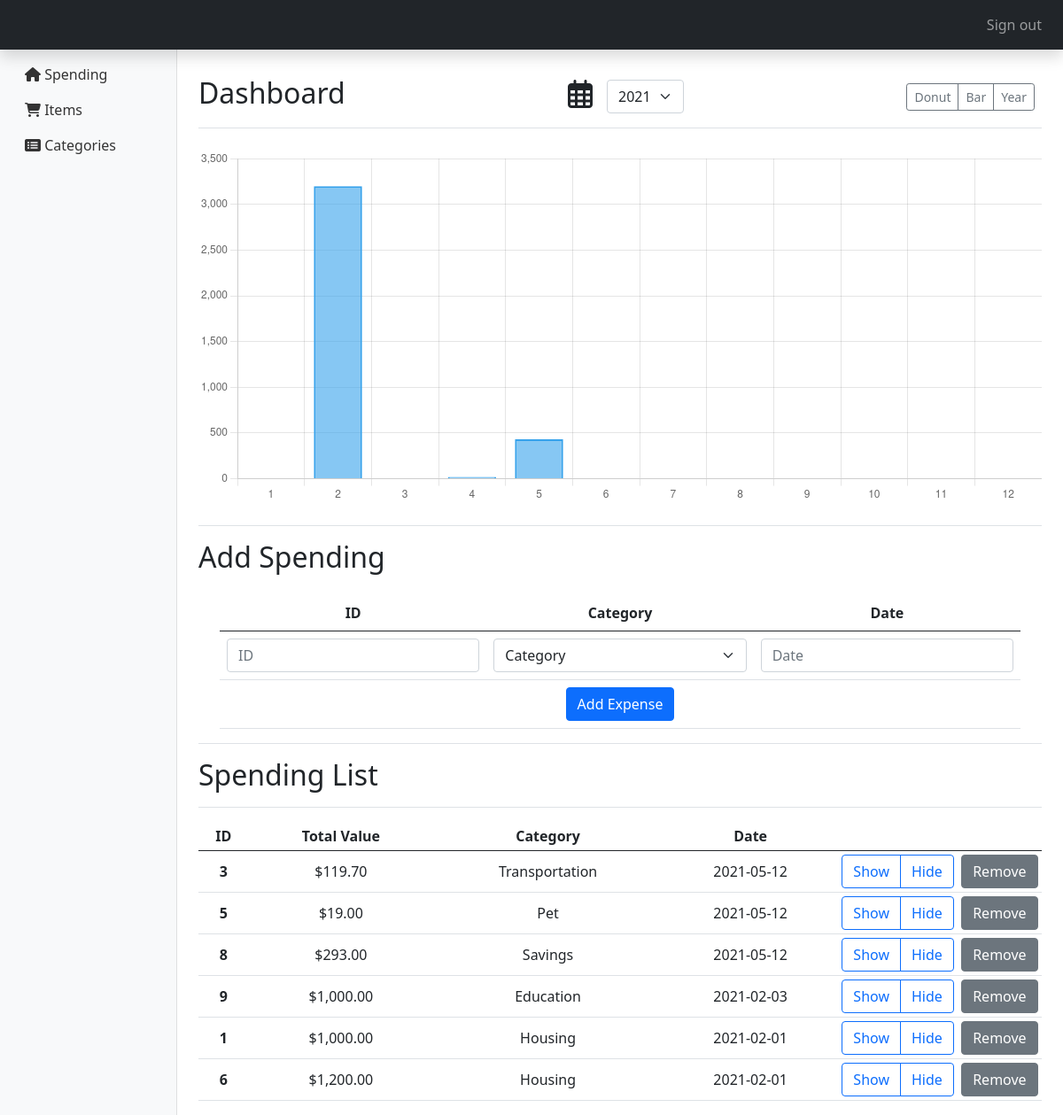
Page / (signed in) on the earlier database version.
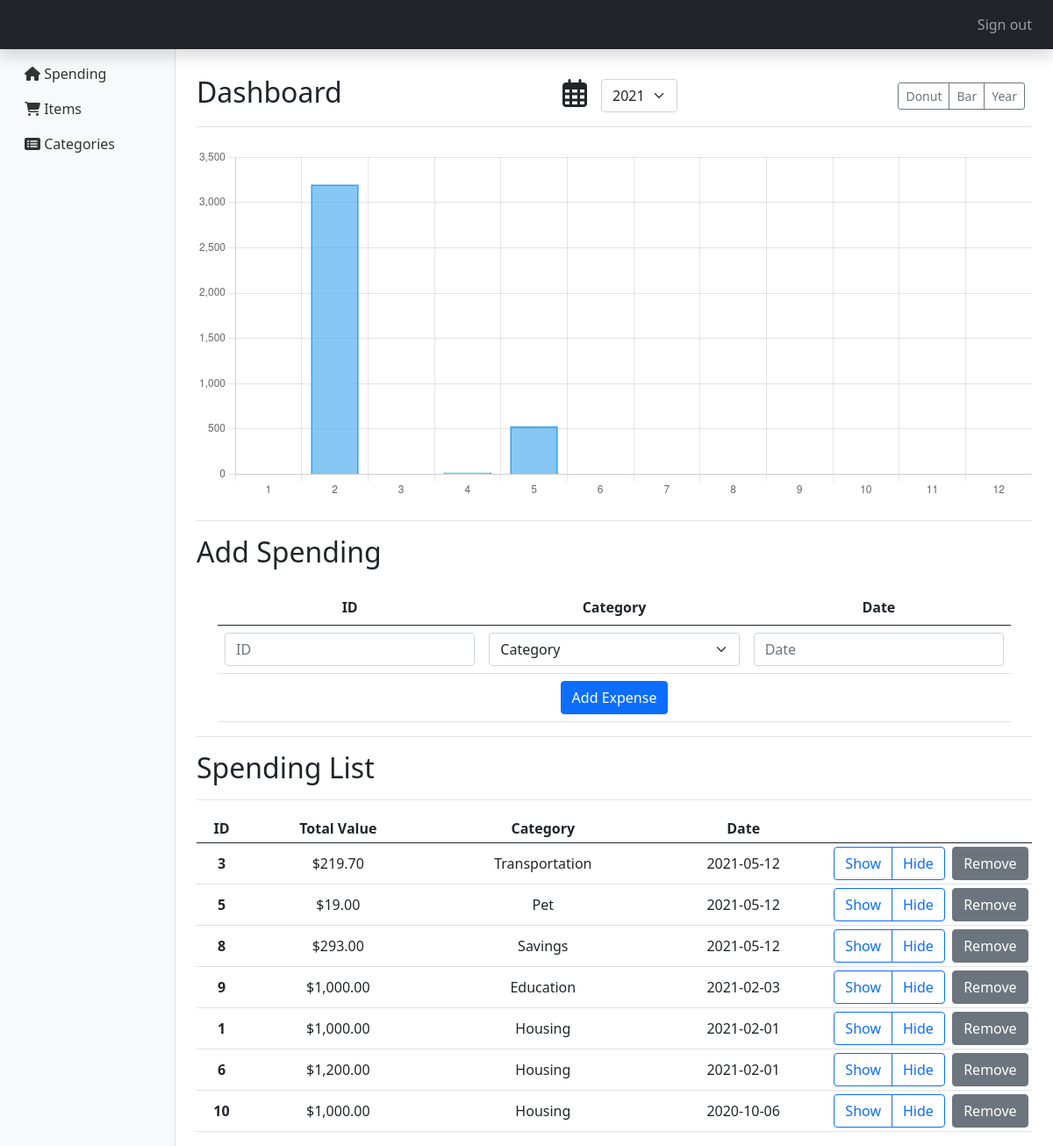
Same page on the later database version.
### tables this page shows
CREATE TABLE compras (
    id INTEGER PRIMARY KEY NOT NULL,
    user_id INTEGER,
    categoria_id INTEGER,
    data DATE,
    FOREIGN KEY (categoria_id) REFERENCES categoria(id),
    FOREIGN KEY (user_id) REFERENCES user(id)
);

### application.py (the view)
@app.route("/", methods=["GET", "POST"])
@login_required
def index():
    user_id = session["user_id"]
    currentYear = date.today().strftime("%Y")
    yearsList = cur.execute(("SELECT DISTINCT strftime('%Y', data) AS year FROM compras WHERE NOT year = ? "), (currentYear,)).fetchall()
    purchases = cur.execute(
        "SELECT compras.id, SUM((compra_produto.quant * compra_produto.preco_unit)) AS total, compras.categoria_id, categoria.descricao, compras.data FROM compras " \
            "INNER JOIN categoria ON compras.categoria_id=categoria.id LEFT JOIN compra_produto ON compras.id = compra_produto.compras_id WHERE user_id = ? " \
                "GROUP BY compras.id ORDER BY compras.data DESC", (user_id,)
        ).fetchall()
    purchasesbycat = cur.execute(
        "SELECT categoria.descricao, SUM((compra_produto.quant * compra_produto.preco_unit)) AS total FROM compras " \
            "INNER JOIN categoria ON compras.categoria_id=categoria.id LEFT JOIN compra_produto ON compras.id = compra_produto.compras_id "\
            "WHERE user_id = ? AND strftime('%Y', compras.data) = ?" \
            "GROUP BY compras.categoria_id ORDER BY total DESC", (user_id, currentYear)
    ).fetchall()
    spendbymonth = cur.execute(
        "SELECT SUM((compra_produto.quant * compra_produto.preco_unit)) AS total, strftime('%m', compras.data) AS month FROM compras " \
            "LEFT JOIN compra_produto ON compras.id = compra_produto.compras_id WHERE user_id = ? AND strftime('%Y', compras.data) = ?" \
                "GROUP BY strftime('%m', compras.data) ORDER BY compras.data", (user_id, currentYear)
        ).fetchall()
    pbc = [dict(item) for item in purchasesbycat]
    category = cur.execute("SELECT id, descricao FROM categoria WHERE parent_id IS NULL").fetchall()
    if request.method == "POST":
        button = request.form.get("postbutton")
        purchase_id = request.form.get("id")
        if button == "remove":
            cur.execute("DELETE FROM compras WHERE id = ?", (purchase_id,))
            cur.execute("DELETE FROM compra_produto WHERE compras_id = ?", (purchase_id,))
            db.commit()
            flash("Removed")
        else:
            category_id = request.form.get("category")
            data = request.form.get("date")
            if data == '':
                data = date.today()
            if purchase_id == '':
                cur.execute("INSERT INTO compras (user_id, categoria_id, data) VALUES ( ?, ?, ?)", (user_id, category_id, data))
            else:
                cur.execute("INSERT INTO compras (id, user_id, categoria_id, data) VALUES (?, ?, ?, ?)", (purchase_id, user_id, category_id, data))
            db.commit()
            flash("Added")
        return redirect("/")
    else:
        return render_template("index.html", purchases=purchases, category=category, purchasesbycat=pbc, spendbymonth=spendbymonth, yearslist=yearsList, currentYear=currentYear)

### application.py (called while the page is built)
@app.after_request
def after_request(response):
    response.headers["Cache-Control"] = "no-cache, no-store, must-revalidate"
    response.headers["Expires"] = 0
    response.headers["Pragma"] = "no-cache"
    return response

### helpers.py (called while the page is built)
def login_required(f):
    @wraps(f)
    def decorated_function(*args, **kwargs):
        if session.get("user_id") is None:
            return redirect("/login")
        return f(*args, **kwargs)
    return decorated_function

def usd(value):
    return f"${value:,.2f}"

### templates/index.html (shortened to what this page needs)
{% extends "layout.html" %}
{% block main %}
<div class="d-flex justify-content-between flex-wrap flex-md-nowrap align-items-center pt-3 pb-2 mb-3 border-bottom">
    <h1 class="h2">Dashboard</h1>
    <div class="d-flex flex-row align-middel">
        <div class="p-2">
            <i class="far fa-calendar-alt fa-2x"></i>
        </div>
        <div class="p-2">
        <select name="year" class="form-select" id="year" required>
            <option selected value="{{ currentYear }}">{{ currentYear }}</option>
        </select></div>
    </div>
    <div class="btn-toolbar mb-2 mb-md-0">
        <div class="btn-group me-2">
            <button type="button" class="btn btn-sm btn-outline-secondary mychart" value="donut">Donut</button>
            <button type="button" class="btn btn-sm btn-outline-secondary mychart" value="bar">Bar</button>
            <button type="button" class="btn btn-sm btn-outline-secondary" id="yearchart">Year</button>
        </div>
    </div>
</div>
<canvas class="my-4 w-100 myChartDiv" id="myChart" width="900" height="380"></canvas>
<h2 class="d-flex justify-content-between flex-wrap flex-md-nowrap align-items-center pt-3 pb-2 mb-3 border-top">Add Spending</h2>
<div class="table-responsive">
    <form action="/" method="POST">
        <div class="container-fluid d-flex justify-content-center">
            <table class="table align-middle">
                <thead>
                    <tr style="text-align:center">
                        <th scope="col" width="33%">ID</th>
                        <th scope="col" width="33%">Category</th>
                        <th scope="col" width="33%">Date</th>
                    </tr>
                </thead>
                <tbody style="text-align:center">
                    <tr >
                        <td><input class="form-control" name="id" placeholder="ID" type="number" autocomplete="off"></td>
                        <td>
                            <select name="category" class="form-select" required>
                                <option disabled selected value="">Category</option>
                            </select>
                        <td><input class="form-control datepicker" name="date" placeholder="Date" autocomplete="off">
                        </td>
                    </tr>
                    <tr>
                        <td colspan='3'>
                            <button class="btn btn-primary" type="submit" name="postbutton" value="add">Add Expense</button>
                        </td>
                    </tr>
                </tbody>
            </table>
        </div>
    </form>
</div>
<div class="d-flex justify-content-between flex-wrap flex-md-nowrap align-items-center pt-3 pb-2 mb-3 border-bottom border-top">
    <h1 class="h2">Spending List</h1>
</div>
<div class="table-responsive">
    <table class="table table-sm align-middle">
        <thead>
            <tr style="text-align:center">
                <th scope="col">ID</th>
                <th scope="col">Total Value</th>
                <th scope="col">Category</th>
                <th scope="col">Date</th>
                <th scope="col" width="10%"></th>
                <th scope="col" width="10%"></th>
            </tr>
        </thead>
        <tbody>
            {% for item in purchases %}
            <tr style="text-align:center" id="tr{{ item['id']}}">
                <form action="/" method="POST">
                    <th>{{ item['id'] }}</td>
                    <td value="{{ item['total']}}">{{ (item['total'] or 0)|usd }}</td>
                    <td value="{{ item['categoria_id']}}">{{ item['descricao'].capitalize() }}</td>
                    <td value="{{ item['data']}}">{{ item['data'] }}</td>
                    <td>
                        <div class="btn-group">
                            <button class="btn btn-outline-primary show" type="button" value="{{ item['id']}}">Show</button>
                            <button class="btn btn-outline-primary hide" type="button" value="{{ item['id']}}">Hide</button>
                        </div>
                    </td>
                    <td><button class="btn btn-secondary" type="submit" name="postbutton" value="remove">Remove</button></td>
                </form>
            </tr>
            {% endfor %}
        </tbody>
    </table>
</div>
{% endblock %}

### templates/layout.html (shortened to what this page needs)
<!DOCTYPE html>
<html lang="en">
<head>
    <link rel="stylesheet" href="static/style.css">
    <link href="https://cdn.jsdelivr.net/npm/bootstrap@5.0.1/dist/css/bootstrap.min.css" rel="stylesheet"
>
    <link rel="stylesheet" href="http://code.jquery.com/ui/1.10.3/themes/smoothness/jquery-ui.css">
    <link rel="stylesheet" href="https://cdn.jsdelivr.net/npm/@fortawesome/fontawesome-free@5.15.3/css/fontawesome.min.css">
</head>
<body>
    <header class="sticky-top shadow fixed-top">
    <nav class="navbar navbar-dark navbar-expand-lg bg-dark flex-md-nowrap ">
        {% if session.user_id %}
        <ul class="navbar-nav px-3 ms-auto">
            <li class="nav-item text-nowrap">
                <a class="nav-link" href="/logout">Sign out</a>
            </li>
        </ul>
        {% endif %}
    </nav>
    </header>
    <div class="container-fluid">
        <div class="row">
            {% if session.user_id %}
            <nav id="sidebarMenu" class="col-md-3 col-lg-2 d-md-block bg-light sidebar collapse">
                <div class="position-sticky pt-3">
                    <ul class="nav flex-column">
                        <li class="nav-item">
                            <a class="nav-link text-start" aria-current="page" href="/"><i class="fas fa-home"></i>  Spending</a>
                        </li px-md-4>
                        <li class="nav-item">
                            <a class="nav-link text-start" href="/items"><i class="fas fa-shopping-cart"></i>  Items</a>
                        </li>
                        <li class="nav-item">
                            <a class="nav-link text-start" href="/category"><i class="fas fa-list-alt"></i>  Categories</a>
                        </li>
                    </ul>
                </div>
            </nav>
            <main class="col-md-9 ms-sm-auto col-lg-10 px-md-4" style="padding-top: 10px;">
            {% else %}
            <main style="padding-top: 10px;">
            {% endif %}
                {% block main %}{% endblock %}
            </main>
        </div>
    </div>
</body>
</html>

### static/style.css (style rules this page uses)
html, body { height:100% }
.sidebar { position: fixed; top: 0; bottom: 0; left: 0; z-index: 100; padding: 48px 0 0; box-shadow: inset -1px 0 0 rgba(0, 0, 0, .1); }
.sidebar .nav-link { font-weight: 500; color: #333; }
.myChartDiv { max-height: 400px; }

Differences in the rows shown:
computed for compras id 3: total "$119.70" → "$219.70"
added compras: id "10", {{ item['total'] }} 1000 (drawn), total "$1,000.00", {{ item['categoria_id'] }} 1 (drawn), descricao "Housing", data "2020-10-06"
Other differences:
chart data {{ item['total'] }}: 3200, 20, 431.7 → 3200, 20, 531.7
